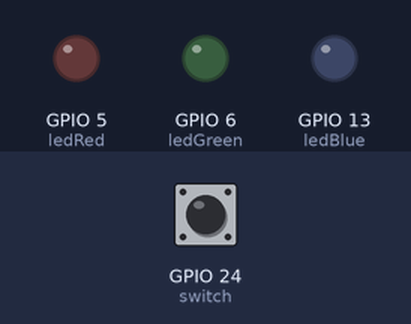
Recording of a program running on a simulated Raspberry Pi (BCM pin numbers). Shown: output pins drawn as LEDs (lit = HIGH). The inputs (shaded band) are chosen by the test bench; at power-on: GPIO 24 (switch) LOW. What the program prints to the terminal is not drawn.

Above: at 1.2 s.
1.3 s: GPIO 24 (switch) pulled HIGH for 0.15 s
At 2.6 s:
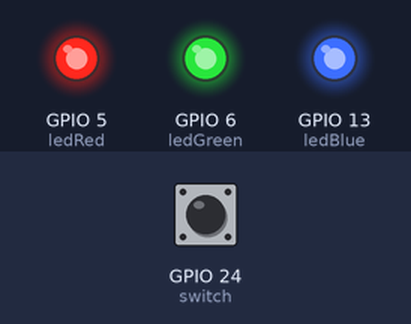
Timing chart, 0 to 4.3 s (numbered marks = the images above; inputs shaded):
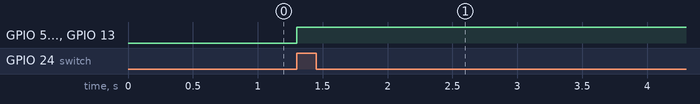

The program:

sapCheck.py
```python
import spidev
import time
import os
import RPi.GPIO as GPIO
import socket

host = '192.168.0.15'
port = 3330
recv_port= 3331
s = socket.socket(socket.AF_INET,socket.SOCK_DGRAM)
recv_s = socket.socket(socket.AF_INET, socket.SOCK_DGRAM)
recv_s.bind(("",recv_port))

spi = spidev.SpiDev()
spi.open(0,0)
delay=1

ledRed=5
ledGreen=6
ledBlue = 13
channel = 0
switch = 24
pressure_sum = 0


count=10
avg = 0
amount = 1

def ReadChannel(channel) :
	adc = spi.xfer2([1,(8+channel)<<4,0])
	data = ((adc[1]&3)<<8) + adc[2]
	return data

def led(red,green,blue) :
	GPIO.output(ledRed,red)
	GPIO.output(ledGreen,green)
	GPIO.output(ledBlue,blue)


GPIO.setmode(GPIO.BCM)
GPIO.setwarnings(False)
GPIO.setup(ledRed,GPIO.OUT)
GPIO.setup(ledGreen,GPIO.OUT)
GPIO.setup(ledBlue,GPIO.OUT)
GPIO.setup(switch, GPIO.IN)

led(0,0,0)
ADDR = (host,port)


while True  :


   input_value = GPIO.input(switch)

   print('switch')
   print(input_value)

   if input_value == 1 :

        pressure = ReadChannel(channel)
	print('pressure')
	print(pressure)

	if count > 0 and pressure > 2  :
	   led(1,1,1)
	   if amount ==  1  :
 		avg = pressure
		pressure_sum = pressure

	   else  :
		pressure_sum = pressure + pressure_sum
		avg = pressure_sum / amount
	   amount = amount + 1
           count = count - 1

      	   print('amount')
	   print(amount-1)

	print('avg')
	print(avg)

	if count ==  0 :

       	   if  pressure < 10  :
    		led(0,1,0)
		s.sendto("001/1",ADDR)
  	   elif  pressure>=10 and  pressure < avg/2  :
		led(0,0,1)
		s.sendto("001/2",ADDR)
	   elif pressure >= avg/2  :
		led(1,0,0)
		s.sendto("001/3",ADDR)


   	   bufsize=512

	   data, address = recv_s.recvfrom(bufsize)
	   print(data)

	   if data  == 'error' :
		led(1,0,1)


	print('-----------------------------------------')
	time.sleep(delay)

s.close()
```

Measured:
- after the input at 1.3 s, GPIO 5 (ledRed), GPIO 6 (ledGreen), GPIO 13 (ledBlue): LOW → HIGH at once
